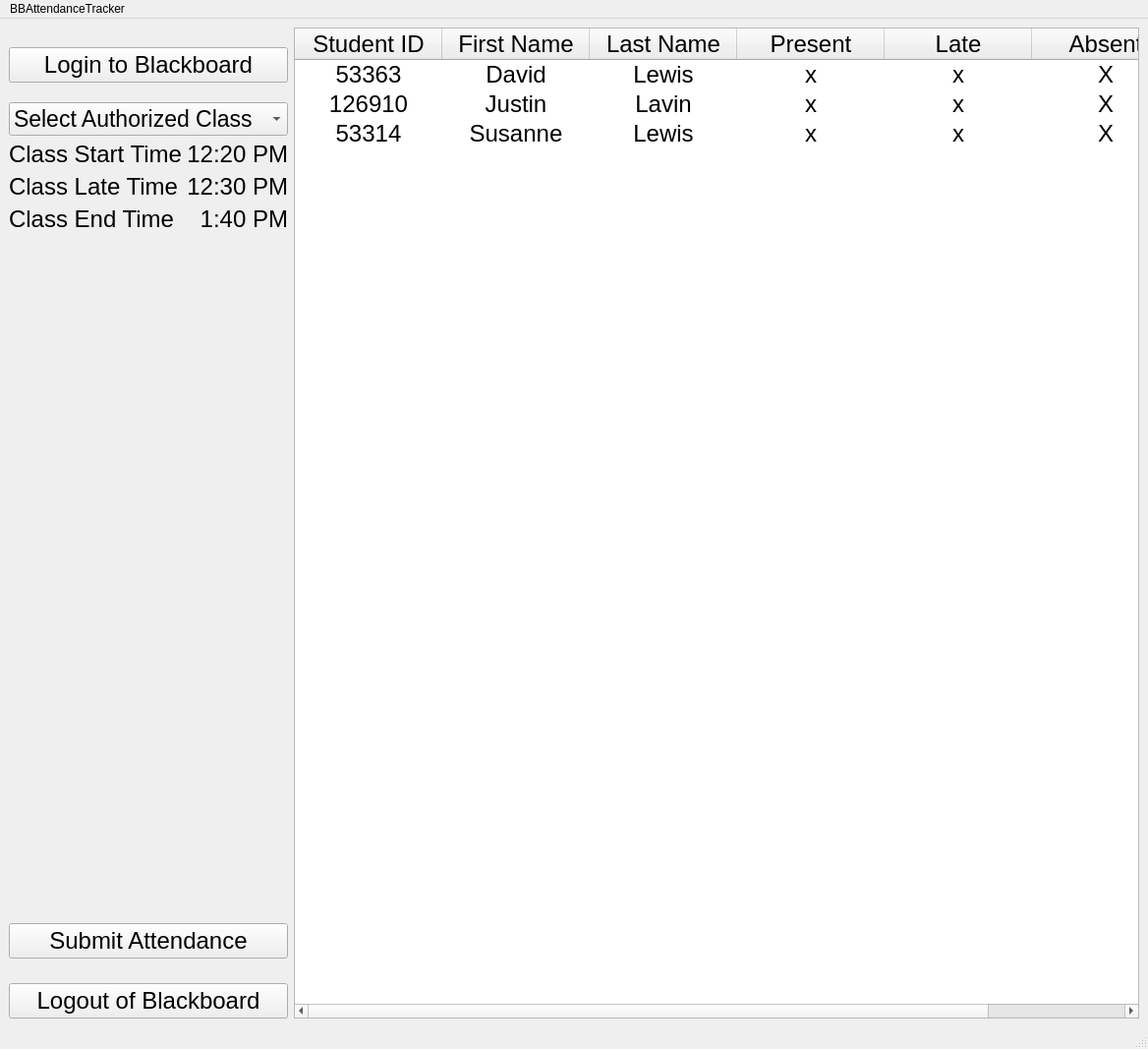
<?xml version="1.0" encoding="UTF-8"?>
<ui version="4.0">
 <class>MainWindow</class>
 <widget class="QMainWindow" name="MainWindow">
  <property name="geometry">
   <rect>
    <x>0</x>
    <y>0</y>
    <width>1168</width>
    <height>1067</height>
   </rect>
  </property>
  <property name="sizePolicy">
   <sizepolicy hsizetype="Preferred" vsizetype="Fixed">
    <horstretch>0</horstretch>
    <verstretch>0</verstretch>
   </sizepolicy>
  </property>
  <property name="windowTitle">
   <string>BBAttendanceTracker</string>
  </property>
  <widget class="QWidget" name="centralwidget">
   <layout class="QGridLayout" name="gridLayout">
    <item row="0" column="0">
     <layout class="QVBoxLayout" name="leftSide" stretch="0,0,0">
      <property name="spacing">
       <number>20</number>
      </property>
      <property name="sizeConstraint">
       <enum>QLayout::SetFixedSize</enum>
      </property>
      <item>
       <layout class="QVBoxLayout" name="upperLayout" stretch="0,0">
        <property name="spacing">
         <number>10</number>
        </property>
        <property name="sizeConstraint">
         <enum>QLayout::SetFixedSize</enum>
        </property>
        <item>
         <spacer name="verticalSpacer_3">
          <property name="orientation">
           <enum>Qt::Vertical</enum>
          </property>
          <property name="sizeType">
           <enum>QSizePolicy::Fixed</enum>
          </property>
          <property name="sizeHint" stdset="0">
           <size>
            <width>20</width>
            <height>20</height>
           </size>
          </property>
         </spacer>
        </item>
        <item>
         <widget class="QPushButton" name="btnLogin">
          <property name="font">
           <font>
            <pointsize>18</pointsize>
           </font>
          </property>
          <property name="text">
           <string>Login to Blackboard</string>
          </property>
         </widget>
        </item>
       </layout>
      </item>
      <item>
       <layout class="QVBoxLayout" name="middleLayout" stretch="0,0,0,0">
        <property name="spacing">
         <number>5</number>
        </property>
        <property name="sizeConstraint">
         <enum>QLayout::SetFixedSize</enum>
        </property>
        <item>
         <widget class="QComboBox" name="comboClasses">
          <property name="minimumSize">
           <size>
            <width>0</width>
            <height>0</height>
           </size>
          </property>
          <property name="font">
           <font>
            <pointsize>17</pointsize>
           </font>
          </property>
          <item>
           <property name="text">
            <string>Select Authorized Class</string>
           </property>
          </item>
          <item>
           <property name="text">
            <string>CS 380</string>
           </property>
          </item>
          <item>
           <property name="text">
            <string>CS 450</string>
           </property>
          </item>
         </widget>
        </item>
        <item>
         <layout class="QHBoxLayout" name="startLayout">
          <item>
           <widget class="QLabel" name="lblStartTime">
            <property name="sizePolicy">
             <sizepolicy hsizetype="Preferred" vsizetype="Fixed">
              <horstretch>0</horstretch>
              <verstretch>0</verstretch>
             </sizepolicy>
            </property>
            <property name="font">
             <font>
              <pointsize>18</pointsize>
             </font>
            </property>
            <property name="text">
             <string>Class Start Time</string>
            </property>
           </widget>
          </item>
          <item>
           <widget class="QLabel" name="txtStartTime">
            <property name="sizePolicy">
             <sizepolicy hsizetype="Preferred" vsizetype="Fixed">
              <horstretch>0</horstretch>
              <verstretch>0</verstretch>
             </sizepolicy>
            </property>
            <property name="font">
             <font>
              <pointsize>18</pointsize>
             </font>
            </property>
            <property name="text">
             <string>12:20 PM</string>
            </property>
            <property name="alignment">
             <set>Qt::AlignRight|Qt::AlignTrailing|Qt::AlignVCenter</set>
            </property>
           </widget>
          </item>
         </layout>
        </item>
        <item>
         <layout class="QHBoxLayout" name="lateLayout">
          <item>
           <widget class="QLabel" name="lblLateTime">
            <property name="sizePolicy">
             <sizepolicy hsizetype="Preferred" vsizetype="Fixed">
              <horstretch>0</horstretch>
              <verstretch>0</verstretch>
             </sizepolicy>
            </property>
            <property name="font">
             <font>
              <pointsize>18</pointsize>
             </font>
            </property>
            <property name="text">
             <string>Class Late Time</string>
            </property>
           </widget>
          </item>
          <item>
           <widget class="QLabel" name="txtLateTime">
            <property name="sizePolicy">
             <sizepolicy hsizetype="Preferred" vsizetype="Fixed">
              <horstretch>0</horstretch>
              <verstretch>0</verstretch>
             </sizepolicy>
            </property>
            <property name="font">
             <font>
              <pointsize>18</pointsize>
             </font>
            </property>
            <property name="text">
             <string>12:30 PM</string>
            </property>
            <property name="alignment">
             <set>Qt::AlignRight|Qt::AlignTrailing|Qt::AlignVCenter</set>
            </property>
           </widget>
          </item>
         </layout>
        </item>
        <item>
         <layout class="QHBoxLayout" name="endLayout">
          <item>
           <widget class="QLabel" name="lblEndTime">
            <property name="sizePolicy">
             <sizepolicy hsizetype="Preferred" vsizetype="Fixed">
              <horstretch>0</horstretch>
              <verstretch>0</verstretch>
             </sizepolicy>
            </property>
            <property name="font">
             <font>
              <pointsize>18</pointsize>
             </font>
            </property>
            <property name="text">
             <string>Class End Time</string>
            </property>
           </widget>
          </item>
          <item>
           <widget class="QLabel" name="txtEndTime">
            <property name="sizePolicy">
             <sizepolicy hsizetype="Preferred" vsizetype="Fixed">
              <horstretch>0</horstretch>
              <verstretch>0</verstretch>
             </sizepolicy>
            </property>
            <property name="font">
             <font>
              <pointsize>18</pointsize>
             </font>
            </property>
            <property name="text">
             <string>1:40 PM</string>
            </property>
            <property name="alignment">
             <set>Qt::AlignRight|Qt::AlignTrailing|Qt::AlignVCenter</set>
            </property>
           </widget>
          </item>
         </layout>
        </item>
       </layout>
      </item>
      <item>
       <layout class="QVBoxLayout" name="bottomLayout" stretch="0,0,0">
        <property name="spacing">
         <number>25</number>
        </property>
        <property name="sizeConstraint">
         <enum>QLayout::SetFixedSize</enum>
        </property>
        <property name="bottomMargin">
         <number>0</number>
        </property>
        <item>
         <spacer name="verticalSpacer_2">
          <property name="orientation">
           <enum>Qt::Vertical</enum>
          </property>
          <property name="sizeHint" stdset="0">
           <size>
            <width>20</width>
            <height>40</height>
           </size>
          </property>
         </spacer>
        </item>
        <item>
         <widget class="QPushButton" name="btnSubmit">
          <property name="sizePolicy">
           <sizepolicy hsizetype="Minimum" vsizetype="Fixed">
            <horstretch>1</horstretch>
            <verstretch>0</verstretch>
           </sizepolicy>
          </property>
          <property name="font">
           <font>
            <pointsize>18</pointsize>
           </font>
          </property>
          <property name="text">
           <string>Submit Attendance</string>
          </property>
         </widget>
        </item>
        <item>
         <widget class="QPushButton" name="btnLogout">
          <property name="sizePolicy">
           <sizepolicy hsizetype="Minimum" vsizetype="Fixed">
            <horstretch>1</horstretch>
            <verstretch>0</verstretch>
           </sizepolicy>
          </property>
          <property name="font">
           <font>
            <pointsize>18</pointsize>
           </font>
          </property>
          <property name="text">
           <string>Logout of Blackboard</string>
          </property>
         </widget>
        </item>
       </layout>
      </item>
     </layout>
    </item>
    <item row="0" column="1">
     <widget class="QTableWidget" name="tableWidget">
      <property name="sizePolicy">
       <sizepolicy hsizetype="Expanding" vsizetype="Expanding">
        <horstretch>1</horstretch>
        <verstretch>0</verstretch>
       </sizepolicy>
      </property>
      <property name="font">
       <font>
        <pointsize>18</pointsize>
        <weight>50</weight>
        <italic>false</italic>
        <bold>false</bold>
       </font>
      </property>
      <property name="sizeAdjustPolicy">
       <enum>QAbstractScrollArea::AdjustToContents</enum>
      </property>
      <property name="editTriggers">
       <set>QAbstractItemView::SelectedClicked</set>
      </property>
      <property name="horizontalScrollMode">
       <enum>QAbstractItemView::ScrollPerItem</enum>
      </property>
      <property name="showGrid">
       <bool>false</bool>
      </property>
      <property name="sortingEnabled">
       <bool>true</bool>
      </property>
      <attribute name="horizontalHeaderCascadingSectionResizes">
       <bool>true</bool>
      </attribute>
      <attribute name="horizontalHeaderDefaultSectionSize">
       <number>150</number>
      </attribute>
      <attribute name="horizontalHeaderStretchLastSection">
       <bool>true</bool>
      </attribute>
      <attribute name="verticalHeaderVisible">
       <bool>false</bool>
      </attribute>
      <attribute name="verticalHeaderHighlightSections">
       <bool>false</bool>
      </attribute>
      <row>
       <property name="text">
        <string>New Row</string>
       </property>
       <property name="textAlignment">
        <set>AlignCenter</set>
       </property>
      </row>
      <row>
       <property name="text">
        <string>New Row</string>
       </property>
       <property name="textAlignment">
        <set>AlignCenter</set>
       </property>
      </row>
      <row>
       <property name="text">
        <string>New Row</string>
       </property>
       <property name="textAlignment">
        <set>AlignCenter</set>
       </property>
      </row>
      <column>
       <property name="text">
        <string>Student ID</string>
       </property>
      </column>
      <column>
       <property name="text">
        <string>First Name</string>
       </property>
      </column>
      <column>
       <property name="text">
        <string>Last Name</string>
       </property>
      </column>
      <column>
       <property name="text">
        <string>Present</string>
       </property>
      </column>
      <column>
       <property name="text">
        <string>Late</string>
       </property>
      </column>
      <column>
       <property name="text">
        <string>Absent</string>
       </property>
      </column>
      <item row="0" column="0">
       <property name="text">
        <string>53363</string>
       </property>
       <property name="textAlignment">
        <set>AlignCenter</set>
       </property>
      </item>
      <item row="0" column="1">
       <property name="text">
        <string>David</string>
       </property>
       <property name="textAlignment">
        <set>AlignCenter</set>
       </property>
      </item>
      <item row="0" column="2">
       <property name="text">
        <string>Lewis</string>
       </property>
       <property name="textAlignment">
        <set>AlignCenter</set>
       </property>
      </item>
      <item row="0" column="3">
       <property name="text">
        <string>x</string>
       </property>
       <property name="textAlignment">
        <set>AlignCenter</set>
       </property>
      </item>
      <item row="0" column="4">
       <property name="text">
        <string>x</string>
       </property>
       <property name="textAlignment">
        <set>AlignCenter</set>
       </property>
      </item>
      <item row="0" column="5">
       <property name="text">
        <string>X</string>
       </property>
       <property name="textAlignment">
        <set>AlignCenter</set>
       </property>
      </item>
      <item row="1" column="0">
       <property name="text">
        <string>126910</string>
       </property>
       <property name="textAlignment">
        <set>AlignCenter</set>
       </property>
      </item>
      <item row="1" column="1">
       <property name="text">
        <string>Justin</string>
       </property>
       <property name="textAlignment">
        <set>AlignCenter</set>
       </property>
      </item>
      <item row="1" column="2">
       <property name="text">
        <string>Lavin</string>
       </property>
       <property name="textAlignment">
        <set>AlignCenter</set>
       </property>
      </item>
      <item row="1" column="3">
       <property name="text">
        <string>x</string>
       </property>
       <property name="textAlignment">
        <set>AlignCenter</set>
       </property>
      </item>
      <item row="1" column="4">
       <property name="text">
        <string>x</string>
       </property>
       <property name="textAlignment">
        <set>AlignCenter</set>
       </property>
      </item>
      <item row="1" column="5">
       <property name="text">
        <string>X</string>
       </property>
       <property name="textAlignment">
        <set>AlignCenter</set>
       </property>
      </item>
      <item row="2" column="0">
       <property name="text">
        <string>53314</string>
       </property>
       <property name="textAlignment">
        <set>AlignCenter</set>
       </property>
      </item>
      <item row="2" column="1">
       <property name="text">
        <string>Susanne</string>
       </property>
       <property name="textAlignment">
        <set>AlignCenter</set>
       </property>
      </item>
      <item row="2" column="2">
       <property name="text">
        <string>Lewis</string>
       </property>
       <property name="textAlignment">
        <set>AlignCenter</set>
       </property>
      </item>
      <item row="2" column="3">
       <property name="text">
        <string>x</string>
       </property>
       <property name="textAlignment">
        <set>AlignCenter</set>
       </property>
      </item>
      <item row="2" column="4">
       <property name="text">
        <string>x</string>
       </property>
       <property name="textAlignment">
        <set>AlignCenter</set>
       </property>
      </item>
      <item row="2" column="5">
       <property name="text">
        <string>X</string>
       </property>
       <property name="textAlignment">
        <set>AlignCenter</set>
       </property>
      </item>
     </widget>
    </item>
   </layout>
  </widget>
  <widget class="QMenuBar" name="menubar">
   <property name="geometry">
    <rect>
     <x>0</x>
     <y>0</y>
     <width>1168</width>
     <height>22</height>
    </rect>
   </property>
   <property name="defaultUp">
    <bool>true</bool>
   </property>
   <property name="nativeMenuBar">
    <bool>true</bool>
   </property>
   <widget class="QMenu" name="menuBBAttendanceTracker">
    <property name="title">
     <string>BBAttendanceTracker</string>
    </property>
    <addaction name="actionBlackboard_Address"/>
    <addaction name="actionLate_Threshold"/>
    <addaction name="actionChange_Font"/>
    <addaction name="separator"/>
    <addaction name="actionQuit"/>
   </widget>
   <addaction name="menuBBAttendanceTracker"/>
  </widget>
  <widget class="QStatusBar" name="statusbar"/>
  <action name="actionQuit">
   <property name="checkable">
    <bool>true</bool>
   </property>
   <property name="text">
    <string>Quit</string>
   </property>
  </action>
  <action name="actionChange_Font">
   <property name="text">
    <string>Change Font</string>
   </property>
  </action>
  <action name="actionBlackboard_Address">
   <property name="text">
    <string>Blackboard Address</string>
   </property>
  </action>
  <action name="actionLate_Threshold">
   <property name="text">
    <string>Late Threshold</string>
   </property>
  </action>
 </widget>
 <resources/>
 <connections/>
</ui>
